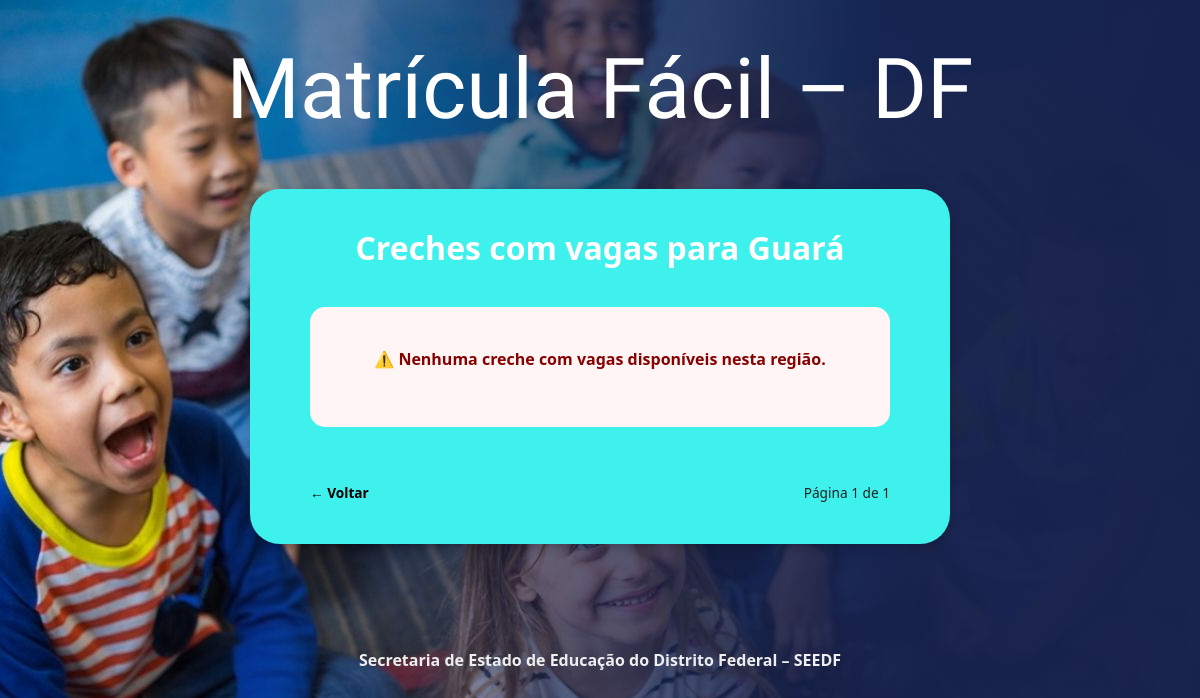
Before: /creches/?ra=6 with the older database file.
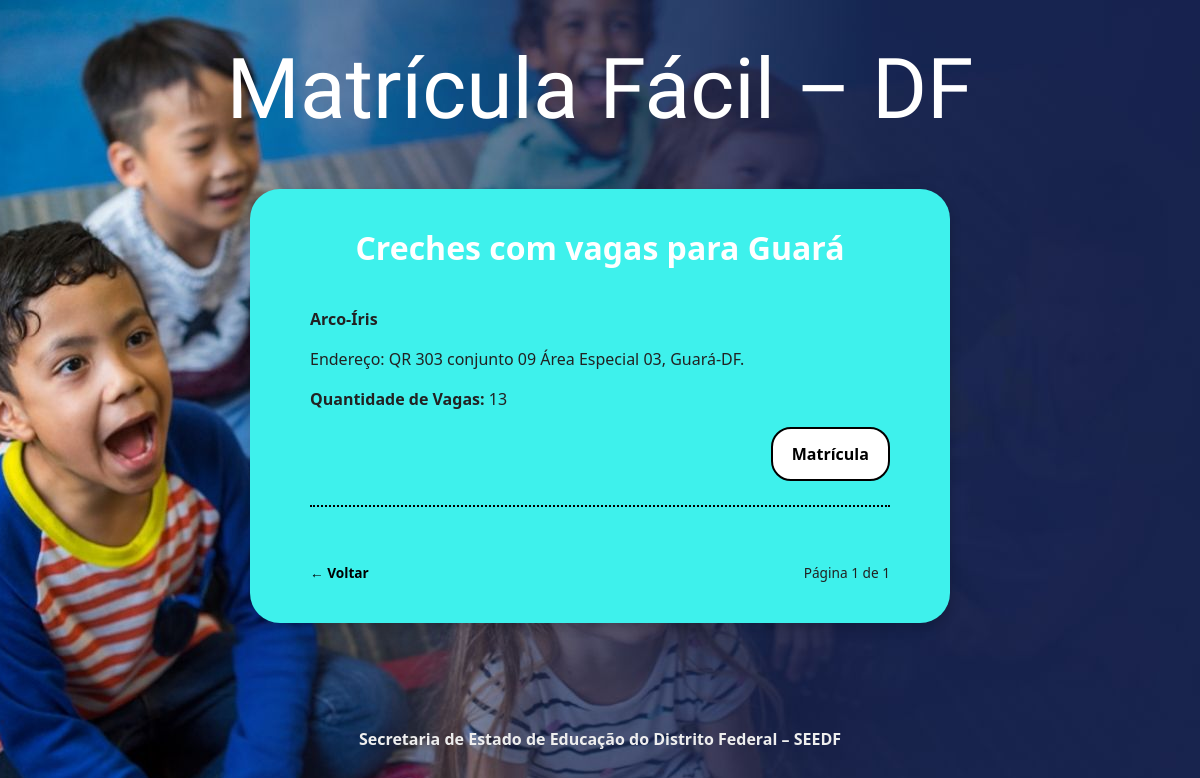
After: the same page with the newer database file.
### MVT/models.py (models this page shows, shortened)
class RegiaoAdministrativa(models.Model):
    nome = models.CharField(max_length=100)

class Creche(models.Model):
    nome = models.CharField(max_length=200)
    endereco = models.TextField()
    regiao = models.ForeignKey(RegiaoAdministrativa, on_delete=models.CASCADE)
    vagas_disponiveis = models.PositiveIntegerField()
    telefone = models.CharField(max_length=20)

### MVT/views.py (the view)
# urls.py: path('creches/', views.lista_creches, name='lista_creches'),
def lista_creches(request):
    ra_id = request.GET.get('ra')
    creches = []
    nome_ra = ''
    page = request.GET.get('page', 1)
    if ra_id:
        ra = get_object_or_404(RegiaoAdministrativa, id=ra_id)
        nome_ra = ra.nome
        todas_creches = Creche.objects.filter(regiao_id=ra_id, vagas_disponiveis__gt=0).order_by('nome')
        paginator = Paginator(todas_creches, 2)
        creches = paginator.get_page(page)
    return render(request, 'creches.html', {
        'creches': creches,
        'nome_ra': nome_ra,
        'ra_id': ra_id,
    })

### MVT/templates/creches.html (shortened to what this page needs)
{% load static %}
<!DOCTYPE html>
<html lang="pt-br">
<head>
    <link href="https://cdn.jsdelivr.net/npm/bootstrap@5.3.0/dist/css/bootstrap.min.css" rel="stylesheet">
    <link rel="stylesheet" href="{% static 'css/lista_creches.css' %}">
</head>
<body>
    <header class="titulo">
        <h1>Matrícula Fácil – DF</h1>
    </header>
    <div class="bloco-lista">
        <h2>Creches com vagas para {{ nome_ra }}</h2>
        {% if creches %}
        {% for creche in creches %}
        <div class="creche-item">
            <p><strong>{{ creche.nome }}</strong></p>
            <p>Endereço: {{ creche.endereco }}</p>
            <p><strong>Quantidade de Vagas:</strong> {{ creche.vagas_disponiveis }}</p>
            <div class="matricula-wrapper">
                <a href="{% url 'matricula' creche.id %}" class="btn-matricula">Matrícula</a>
            </div>
        </div>
        {% endfor %}
        {% else %}
        <div class="sem-vagas">
            <p>⚠️ Nenhuma creche com vagas disponíveis nesta região.</p>
        </div>
        {% endif %}
        <div class="botoes-rodape">
            <a href="{% url 'index' %}" class="voltar">← Voltar</a>
            <div class="navegacao-paginacao">
                <span>Página {{ creches.number }} de {{ creches.paginator.num_pages }}</span>
            </div>
        </div>
    </div>
    <footer class="footer">
        Secretaria de Estado de Educação do Distrito Federal – SEEDF
    </footer>
</body>
</html>

### static/css/lista_creches.css (style rules this page uses)
html, body { height: 100%; margin: 0; display: flex; flex-direction: column; }
body { margin: 0; font-family: 'Segoe UI', sans-serif; background: url("../images/fundo.jpg") no-repeat center center fixed; background-size: cover; color: #222; }
.titulo h1 { font-family: 'Crafty Girls', cursive; font-size: 6vw; text-align: center; color: white; margin-top: 5vh; }
h2 { color: white; }
.bloco-lista { background-color: #3ef1ec; width: 90%; max-width: 700px; margin: 5vh auto; padding: 4vh 4vw; border-radius: 30px; box-shadow: 0px 4px 12px rgba(0,0,0,0.2); text-align: left; }
.bloco-lista h2 { text-align: center; font-weight: bold; margin-bottom: 4vh; }
.creche-item { padding: 1vh 0; border-bottom: 2px dotted black; margin-bottom: 0; gap: 1px; }
.matricula-wrapper { display: flex; justify-content: flex-end; margin-top: 0; }
.btn-matricula { background-color: white; color: #000; border: 2px solid #000; border-radius: 20px; padding: 0.8em 1.2em; font-weight: bold; text-decoration: none; transition: background-color 0.3s ease, color 0.3s ease; margin-bottom: 2vh; margin-top: 0; gap: 0; font-size: 1em; }
.botoes-rodape { display: flex; justify-content: space-between; margin-top: 4vh; font-size: 0.9em; }
.navegacao-paginacao { display: flex; align-items: center; justify-content: center; gap: 10px; margin-top: 3vh; font-size: 0.95em; }
.voltar { text-decoration: none; color: black; font-weight: bold; gap: 10px; margin-top: 3vh; font-size: 0.95em; }
.footer { text-align: center; margin-top: 8vh; margin-bottom: 4vh; font-size: 1em; font-weight: bold; color: #eee; }
@media (max-width: 1366px) { .titulo h1 { font-size: 7vw; } }
@media (max-width: 1366px) { .bloco-lista { width: 95%; padding: 5vh 5vw; } }

Changed rows visible on the page:
added Creche: nome "Arco-Íris", endereco "QR 303 conjunto 09 Área Especial 03, Guará-DF.", vagas_disponiveis "13"
Other visible differences:
text no longer shown: "⚠️ Nenhuma creche com vagas disponíveis nesta região."
